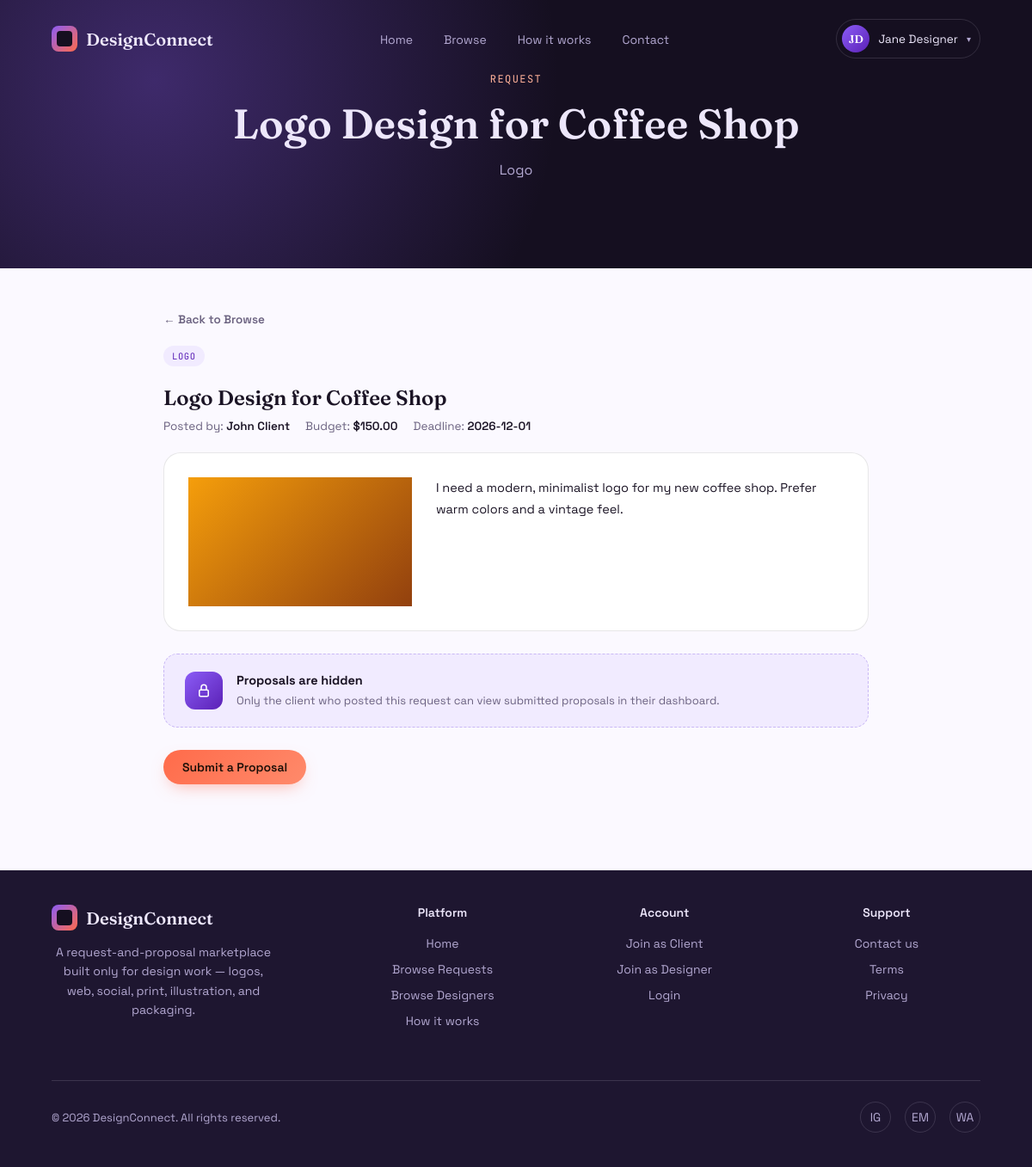
Screenshot of /Public/RequestDetail/?id=1 (signed in) with the database file from the repository.
### tables this page shows
CREATE TABLE requests (
    id INT PRIMARY KEY AUTO_INCREMENT,
    client_id INT NOT NULL,
    title VARCHAR(150) NOT NULL,
    category VARCHAR(50) NOT NULL,
    description TEXT NOT NULL,
    budget DECIMAL(10,2) NOT NULL,
    deadline DATE NOT NULL,
    reference_image VARCHAR(255) NULL,
    status ENUM('open', 'in_progress', 'completed') NOT NULL DEFAULT 'open',
    created_at DATETIME NOT NULL,
    FOREIGN KEY (client_id) REFERENCES users(id) ON DELETE CASCADE
);

CREATE TABLE users (
    id INT PRIMARY KEY AUTO_INCREMENT,
    name VARCHAR(100) NOT NULL,
    email VARCHAR(150) NOT NULL UNIQUE,
    password VARCHAR(255) NOT NULL,
    role ENUM('client', 'designer') NOT NULL,
    avatar VARCHAR(255) NULL,
    bio TEXT NULL,
    specialty VARCHAR(100) NULL,
    portfolio_link VARCHAR(255) NULL,
    instagram VARCHAR(150) NULL,
    behance VARCHAR(150) NULL,
    whatsapp VARCHAR(50) NULL,
    notify_new_proposal BOOLEAN DEFAULT TRUE,
    notify_new_request BOOLEAN DEFAULT TRUE,
    created_at DATETIME NOT NULL
);

### Public/Controller/BrowseController.php (called while the page is built, shortened)
<?php
require_once __DIR__ . '/../Model/BrowseModel.php';
require_once __DIR__ . '/../View/RequestDetailView.php';
Class BrowseController extends Authentification{
function displayRequestDetail($id){
  $model= new BrowseModel();
   $request=$model->getRequestByID($id);
 $modelC = new ContactModel();
  $contact= $modelC->getContactDetails();
 $view = new RequestDetailView();
 $name=$this->getUserName();
 $avatar=$this->getUserAvatar();
 $view->displayRequestDetailView($contact,$request,$name,$avatar);
}
}
?>

### Public/Model/BrowseModel.php (called while the page is built, shortened)
<?php
class BrowseModel extends Connexion{
  function connectdb(){
    $dataBase = $this->connecterBDD(
    $this->name,
    $this->host,
    $this->user,
    $this->password
  );
    $dataBase->setAttribute(PDO::ATTR_ERRMODE, PDO::ERRMODE_EXCEPTION);
    $dataBase->setAttribute(PDO::ATTR_EMULATE_PREPARES, false);
    return $dataBase;
  }
  function getRequestByID($id){
     $db=$this->connectdb();
    $query="SELECT requests.id,title,category,description,budget,deadline,reference_image,users.name,users.specialty FROM requests join users on requests.client_id=users.id where requests.id=:id ";
    $stmt=$db->prepare($query);
    $stmt->execute(['id'=>$id]);
    $result=$stmt->fetch();
    return $result;
  }
}
?>

### Public/View/RequestDetailView.php (the view, shortened to what this page needs)
<?php
require_once __DIR__ . '/GlobalView.php';
Class RequestDetailView extends GlobalView{
function content($contact,$request,$name,$avatar){
  ?>
<body>
  <div class="page-head" style="height:312px">
    <div class="eyebrow" style="color:var(--coral-soft); justify-content:center; display:flex; margin-top:20px;">Request</div>
    <h1 style="margin-top:14px;"><?php echo htmlspecialchars($request['title'] ?? '')?></h1>
    <p><?php echo htmlspecialchars($request['category'] ?? '')?></p>
  </div>
<section class="detail-wrap">
  <a href="/DesignConnect/Public/Browse/" class="back-link">← Back to Browse</a>
  <div>
    <span class="req-tag"><?php echo htmlspecialchars($request['category'] ?? '')?></span>
    <h2 style="font-family:'Fraunces',serif; font-weight:600; font-size:24px; margin:10px 0;"><?php echo htmlspecialchars($request['title'] ?? '')?></h2>
    <div class="req-detail-meta">
      <span>Posted by: <b><?php echo htmlspecialchars($request['name'] ?? '')?></b></span>
      <span>Budget: <b>$<?php echo htmlspecialchars($request['budget'] ?? '')?></b></span>
      <span>Deadline: <b><?php echo htmlspecialchars($request['deadline'] ?? '')?></b></span>
    </div>
  </div>
  <div class="req-detail-body">
          <?php   $randomClass = 'r' . rand(1, 6);
              $imageUrl = '/DesignConnect/images/' . htmlspecialchars($request['reference_image']); ?>
    <div class="req-thumb <?php echo $randomClass;?>" >
              </div>
    <p class="req-detail-desc"><?php echo htmlspecialchars($request['description'] ?? '')?></p>
  </div>
 <div class="lock-notice">
  <div class="lock-icon">
    <svg width="18" height="18" viewBox="0 0 24 24" fill="none" stroke="currentColor" stroke-width="2" stroke-linecap="round" stroke-linejoin="round">
      <rect x="5" y="11" width="14" height="10" rx="2"></rect>
      <path d="M8 11V7a4 4 0 0 1 8 0v4"></path>
    </svg>
  </div>
  <div>
    <strong>Proposals are hidden</strong>
    <span>Only the client who posted this request can view submitted proposals in their dashboard.</span>
  </div>
</div>
  <div style="margin-top:26px;">
    <button class="btn btn-solid" id="openProposalModal" type="button">Submit a Proposal</button>
  </div>
</section>
<?php
}
function displayRequestDetailView($contact,$request,$name,$avatar){
  $this->content($contact,$request,$name,$avatar);
}
}
?>

### Public/index.css (style rules this page uses)
:root { --ink:#150F20; --ink-2:#1E1630; --ink-soft:#2A2140; --paper:#FBF9FF; --paper-2:#F1EBFF; --text-on-ink:#EDE7FB; --text-on-ink-dim:#B3A8D1; --text-on-paper:#1B1425; --text-on-paper-dim:#6B6280; --violet:#8B5CF6; --violet-deep:#5B21B6; --coral:#FF6B4A; --coral-soft:#FFB199; --line:rgba(237,231,251,0.14); --line-soft:rgba(27,20,37,0.1); --radius:20px; --radius-sm:12px; }
* { box-sizing:border-box; margin:0; padding:0; }
html { scroll-behavior:smooth; }
body { font-family:'Space Grotesk', sans-serif; background:var(--paper); color:var(--text-on-paper); overflow-x:hidden; -webkit-font-smoothing:antialiased; }
a { color:inherit; text-decoration:none; }
button { font-family:inherit; cursor:pointer; border:none; background:none; }
.eyebrow { font-family:'JetBrains Mono', monospace; font-size:12px; letter-spacing:0.12em; text-transform:uppercase; }
.btn { display:inline-flex; align-items:center; justify-content:center; gap:8px; font-size:14px; font-weight:500; padding:11px 22px; border-radius:100px; transition:transform .25s ease, box-shadow .25s ease, background .25s ease; white-space:nowrap; }
.btn-solid { background:linear-gradient(135deg, var(--coral), #FF8A6B); color:#1B0F08; font-weight:600; box-shadow:0 8px 24px -8px rgba(255,107,74,0.55); }
section { padding:120px clamp(20px,5vw,64px); }
.req-thumb { height:150px; position:relative; }
.req-tag { display:inline-block; font-family:'JetBrains Mono', monospace; font-size:10.5px; text-transform:uppercase; letter-spacing:0.06em; padding:5px 10px; border-radius:100px; background:var(--paper-2); color:var(--violet-deep); margin-bottom:12px; }
.page-head { background: radial-gradient(circle at 15% 30%, rgba(139,92,246,0.35), transparent 45%), var(--ink); padding:64px clamp(20px,5vw,64px) 0; text-align:center; height: 330px; }
.page-head h1 { font-family:'Fraunces', serif; font-weight:600; font-size:clamp(32px,4vw,48px); color:var(--text-on-ink); }
.page-head p { margin-top:14px; color:var(--text-on-ink-dim); max-width:520px; margin-left:auto; margin-right:auto; }
.req-thumb { height:150px; }
.r4 { background:linear-gradient(135deg,#F59E0B,#92400E); }
.back-link { display:inline-flex; align-items:center; gap:8px; font-size:13.5px; font-weight:600; color:var(--text-on-paper-dim); margin-bottom:22px; transition:color .25s ease, gap .25s ease; }
.detail-wrap { max-width:900px; margin:0 auto; padding:48px clamp(20px,4vw,40px) 100px; }
.req-tag { display:inline-block; font-family:'JetBrains Mono', monospace; font-size:10.5px; text-transform:uppercase; letter-spacing:0.06em; padding:5px 10px; border-radius:100px; background:var(--paper-2); color:var(--violet-deep); }
.req-detail-meta { display:flex; gap:18px; flex-wrap:wrap; font-size:13.5px; color:var(--text-on-paper-dim); }
.req-detail-meta b { color:var(--text-on-paper); font-weight:600; }
.req-detail-body { display:grid; grid-template-columns:260px 1fr; gap:28px; margin-top:22px; background:#fff; border-radius:var(--radius); padding:28px; border:1px solid var(--line-soft); opacity:0; transform:translateY(16px); animation:pop-in .55s ease forwards; animation-delay:.08s; }
.req-detail-desc { font-size:14.5px; line-height:1.7; color:var(--text-on-paper); }
.lock-notice { display:flex; align-items:center; gap:16px; margin-top:26px; background:var(--paper-2); border:1px dashed #C9B8F5; border-radius:16px; padding:20px 24px; opacity:0; transform:translateY(16px); animation:pop-in .55s ease forwards; animation-delay:.16s; }
.lock-icon { width:44px; height:44px; border-radius:12px; flex-shrink:0; background:linear-gradient(135deg, var(--violet), var(--violet-deep)); display:flex; align-items:center; justify-content:center; font-size:18px; color:#fff; animation:pulse-glow 2.4s ease-in-out infinite; }
.lock-notice strong { display:block; font-size:14.5px; margin-bottom:3px; }
.lock-notice span { font-size:13px; color:var(--text-on-paper-dim); }
.btn { display:inline-flex; align-items:center; justify-content:center; gap:8px; font-size:14px; font-weight:600; padding:11px 22px; border-radius:100px; transition:transform .25s ease, box-shadow .25s ease, background .25s ease, border-color .25s ease; white-space:nowrap; cursor:pointer; border:none; }
.btn-solid { background:linear-gradient(135deg, var(--coral), #FF8A6B); color:#1B0F08; box-shadow:0 8px 20px -8px rgba(255,107,74,0.55); }

### rows the page displays
requests: title "Logo Design for Coffee Shop", category "Logo", category "LOGO", client.name "John Client", budget "150.00", deadline "2026-12-01", description "I need a modern, minimalist logo for my new coffee shop. Prefer warm colors and a vintage feel."

### other values shown
$initials "JD"
$name "Jane Designer"
